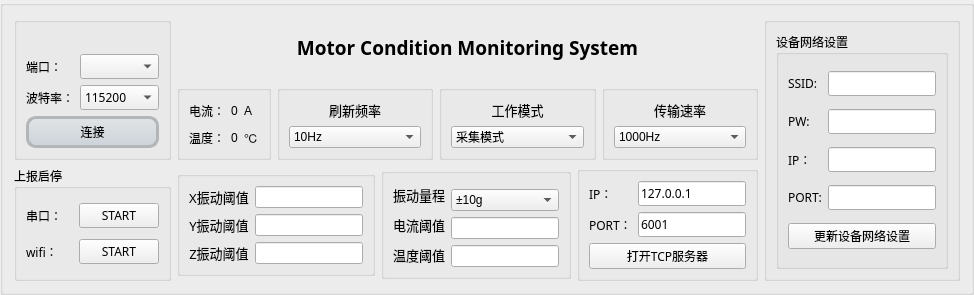
        <widget class="QGroupBox" name="groupBox_7">
         <property name="sizePolicy">
          <sizepolicy hsizetype="Preferred" vsizetype="Fixed">
           <horstretch>0</horstretch>
           <verstretch>0</verstretch>
          </sizepolicy>
         </property>
         <property name="title">
          <string/>
         </property>
         <layout class="QGridLayout" name="gridLayout_14">
          <item row="2" column="2" colspan="2">
           <layout class="QHBoxLayout" name="horizontalLayout_12">
            <item>
             <widget class="QGroupBox" name="groupBox_12">
              <property name="sizePolicy">
               <sizepolicy hsizetype="Preferred" vsizetype="Fixed">
                <horstretch>0</horstretch>
                <verstretch>0</verstretch>
               </sizepolicy>
              </property>
              <property name="title">
               <string/>
              </property>
              <layout class="QGridLayout" name="gridLayout_4">
               <item row="1" column="1">
                <layout class="QHBoxLayout" name="horizontalLayout_14">
                 <item>
                  <widget class="QLineEdit" name="lineEdit_shakelimit_y">
                   <property name="styleSheet">
                    <string notr="true"/>
                   </property>
                  </widget>
                 </item>
                </layout>
               </item>
               <item row="0" column="0" rowspan="3">
                <layout class="QVBoxLayout" name="verticalLayout_8">
                 <item>
                  <widget class="QLabel" name="label_46">
                   <property name="font">
                    <font>
                     <family>方正粗黑宋简体</family>
                     <pointsize>10</pointsize>
                    </font>
                   </property>
                   <property name="text">
                    <string>X振动阈值</string>
                   </property>
                   <property name="alignment">
                    <set>Qt::AlignCenter</set>
                   </property>
                  </widget>
                 </item>
                 <item>
                  <widget class="QLabel" name="label_49">
                   <property name="font">
                    <font>
                     <family>方正粗黑宋简体</family>
                     <pointsize>10</pointsize>
                    </font>
                   </property>
                   <property name="text">
                    <string>Y振动阈值</string>
                   </property>
                   <property name="alignment">
                    <set>Qt::AlignCenter</set>
                   </property>
                  </widget>
                 </item>
                 <item>
                  <widget class="QLabel" name="label_50">
                   <property name="font">
                    <font>
                     <family>方正粗黑宋简体</family>
                     <pointsize>10</pointsize>
                    </font>
                   </property>
                   <property name="text">
                    <string>Z振动阈值</string>
                   </property>
                   <property name="alignment">
                    <set>Qt::AlignCenter</set>
                   </property>
                  </widget>
                 </item>
                </layout>
               </item>
               <item row="0" column="1">
                <layout class="QHBoxLayout" name="horizontalLayout_13">
                 <item>
                  <widget class="QLineEdit" name="lineEdit_shakelimit_x">
                   <property name="styleSheet">
                    <string notr="true"/>
                   </property>
                  </widget>
                 </item>
                </layout>
               </item>
               <item row="2" column="1">
                <layout class="QHBoxLayout" name="horizontalLayout_15">
                 <item>
                  <widget class="QLineEdit" name="lineEdit_shakelimit_z">
                   <property name="styleSheet">
                    <string notr="true"/>
                   </property>
                  </widget>
                 </item>
                </layout>
               </item>
              </layout>
             </widget>
            </item>
            <item>
             <widget class="QGroupBox" name="groupBox_23">
              <property name="sizePolicy">
               <sizepolicy hsizetype="Preferred" vsizetype="Fixed">
                <horstretch>0</horstretch>
                <verstretch>0</verstretch>
               </sizepolicy>
              </property>
              <property name="title">
               <string/>
              </property>
              <layout class="QGridLayout" name="gridLayout">
               <item row="1" column="1">
                <widget class="QComboBox" name="comboBox_A_range">
                 <item>
                  <property name="text">
                   <string>±10g</string>
                  </property>
                 </item>
                 <item>
                  <property name="text">
                   <string>±20g</string>
                  </property>
                 </item>
                 <item>
                  <property name="text">
                   <string>±40g</string>
                  </property>
                 </item>
                </widget>
               </item>
               <item row="3" column="1">
                <layout class="QHBoxLayout" name="horizontalLayout_8">
                 <item>
                  <widget class="QLineEdit" name="lineEdit_15">
                   <property name="styleSheet">
                    <string notr="true"/>
                   </property>
                  </widget>
                 </item>
                </layout>
               </item>
               <item row="0" column="0" rowspan="4">
                <layout class="QVBoxLayout" name="verticalLayout_9">
                 <item>
                  <widget class="QLabel" name="label_51">
                   <property name="font">
                    <font>
                     <family>方正粗黑宋简体</family>
                     <pointsize>10</pointsize>
                    </font>
                   </property>
                   <property name="text">
                    <string>振动量程</string>
                   </property>
                   <property name="alignment">
                    <set>Qt::AlignCenter</set>
                   </property>
                  </widget>
                 </item>
                 <item>
                  <widget class="QLabel" name="label_20">
                   <property name="font">
                    <font>
                     <family>方正粗黑宋简体</family>
                     <pointsize>10</pointsize>
                    </font>
                   </property>
                   <property name="text">
                    <string>电流阈值</string>
                   </property>
                   <property name="alignment">
                    <set>Qt::AlignCenter</set>
                   </property>
                  </widget>
                 </item>
                 <item>
                  <widget class="QLabel" name="label_12">
                   <property name="font">
                    <font>
                     <family>方正粗黑宋简体</family>
                     <pointsize>10</pointsize>
                    </font>
                   </property>
                   <property name="text">
                    <string>温度阈值</string>
                   </property>
                   <property name="alignment">
                    <set>Qt::AlignCenter</set>
                   </property>
                  </widget>
                 </item>
                </layout>
               </item>
               <item row="2" column="1">
                <layout class="QHBoxLayout" name="horizontalLayout_7">
                 <item>
                  <widget class="QLineEdit" name="lineEdit_18">
                   <property name="styleSheet">
                    <string notr="true"/>
                   </property>
                  </widget>
                 </item>
                </layout>
               </item>
              </layout>
             </widget>
            </item>
            <item>
             <widget class="QGroupBox" name="groupBox_11">
              <property name="sizePolicy">
               <sizepolicy hsizetype="Fixed" vsizetype="Preferred">
                <horstretch>0</horstretch>
                <verstretch>0</verstretch>
               </sizepolicy>
              </property>
              <property name="font">
               <font>
                <family>方正粗黑宋简体</family>
               </font>
              </property>
              <property name="title">
               <string/>
              </property>
              <layout class="QGridLayout" name="gridLayout_7">
               <item row="0" column="1">
                <widget class="QLineEdit" name="lineEdit_server_ip">
                 <property name="text">
                  <string>127.0.0.1</string>
                 </property>
                </widget>
               </item>
               <item row="1" column="1">
                <widget class="QLineEdit" name="lineEdit_server_port">
                 <property name="sizePolicy">
                  <sizepolicy hsizetype="Preferred" vsizetype="Fixed">
                   <horstretch>0</horstretch>
                   <verstretch>0</verstretch>
                  </sizepolicy>
                 </property>
                 <property name="text">
                  <string>6001</string>
                 </property>
                </widget>
               </item>
               <item row="0" column="0">
                <widget class="QLabel" name="label_17">
                 <property name="text">
                  <string>IP：</string>
                 </property>
                </widget>
               </item>
               <item row="1" column="0">
                <widget class="QLabel" name="label_45">
                 <property name="text">
                  <string>PORT：</string>
                 </property>
                </widget>
               </item>
               <item row="2" column="0" colspan="2">
                <widget class="QPushButton" name="pushButton_tcp_server">
                 <property name="sizePolicy">
                  <sizepolicy hsizetype="Preferred" vsizetype="Fixed">
                   <horstretch>0</horstretch>
                   <verstretch>0</verstretch>
                  </sizepolicy>
                 </property>
                 <property name="font">
                  <font>
                   <family>方正粗黑宋简体</family>
                  </font>
                 </property>
                 <property name="styleSheet">
                  <string notr="true"/>
                 </property>
                 <property name="text">
                  <string>打开TCP服务器</string>
                 </property>
                </widget>
               </item>
              </layout>
             </widget>
            </item>
           </layout>
          </item>
          <item row="0" column="0" rowspan="2">
           <widget class="QGroupBox" name="groupBox_8">
            <property name="font">
             <font>
              <family>方正粗黑宋简体</family>
             </font>
            </property>
            <property name="title">
             <string/>
            </property>
            <layout class="QGridLayout" name="gridLayout_6">
             <item row="1" column="0">
              <widget class="QLabel" name="label_15">
               <property name="text">
                <string>端口：</string>
               </property>
              </widget>
             </item>
             <item row="0" column="0" colspan="2">
              <widget class="QLabel" name="label_9">
               <property name="sizePolicy">
                <sizepolicy hsizetype="Fixed" vsizetype="Preferred">
                 <horstretch>0</horstretch>
                 <verstretch>0</verstretch>
                </sizepolicy>
               </property>
               <property name="maximumSize">
                <size>
                 <width>60</width>
                 <height>20</height>
                </size>
               </property>
               <property name="text">
                <string/>
               </property>
               <property name="pixmap">
                <pixmap>logo.png</pixmap>
               </property>
               <property name="scaledContents">
                <bool>true</bool>
               </property>
              </widget>
             </item>
             <item row="1" column="1">
              <widget class="MyComboBox" name="comboBox_com"/>
             </item>
             <item row="2" column="0">
              <widget class="QLabel" name="label_16">
               <property name="text">
                <string>波特率：</string>
               </property>
              </widget>
             </item>
             <item row="2" column="1">
              <widget class="QComboBox" name="comboBox_bound">
               <property name="currentIndex">
                <number>7</number>
               </property>
               <item>
                <property name="text">
                 <string>1200</string>
                </property>
               </item>
               <item>
                <property name="text">
                 <string>2400</string>
                </property>
               </item>
               <item>
                <property name="text">
                 <string>4800</string>
                </property>
               </item>
               <item>
                <property name="text">
                 <string>9600</string>
                </property>
               </item>
               <item>
                <property name="text">
                 <string>19200</string>
                </property>
               </item>
               <item>
                <property name="text">
                 <string>38400</string>
                </property>
               </item>
               <item>
                <property name="text">
                 <string>57600</string>
                </property>
               </item>
               <item>
                <property name="text">
                 <string>115200</string>
                </property>
               </item>
               <item>
                <property name="text">
                 <string>230400</string>
                </property>
               </item>
               <item>
                <property name="text">
                 <string>460800</string>
                </property>
               </item>
               <item>
                <property name="text">
                 <string>921600</string>
                </property>
               </item>
               <item>
                <property name="text">
                 <string>2000000</string>
                </property>
               </item>
               <item>
                <property name="text">
                 <string>3000000</string>
                </property>
               </item>
              </widget>
             </item>
             <item row="3" column="0" colspan="2">
              <widget class="QPushButton" name="pushButton_connect">
               <property name="font">
                <font>
                 <family>方正粗黑宋简体</family>
                </font>
               </property>
               <property name="styleSheet">
                <string notr="true">QPushButton {
    border:3px solid #B2B6B9;
	color:#000000;
    padding: 4px;
    min-width: 65px;
    min-height: 12px;
	border-radius:10px;
background:qlineargradient(spread:pad,x1:0,y1:0,x2:0,y2:1,stop:0 #E1E4E6,stop:1 #CCD3D9);
}

QPushButton:hover {
    background-color: #333333;
    border-color: #444444;
}

QPushButton:pressed {
    background-color: #111111;
    border-color: #333333;
    color: yellow;
}

QPushButton:disabled {
    color: #333333;
}</string>
               </property>
               <property name="text">
                <string>连接</string>
               </property>
              </widget>
             </item>
            </layout>
           </widget>
          </item>
          <item row="0" column="2" colspan="2">
           <widget class="QLabel" name="label_5">
            <property name="font">
             <font>
              <family>方正粗黑宋简体</family>
              <pointsize>11</pointsize>
             </font>
            </property>
            <property name="text">
             <string>&lt;html&gt;&lt;head/&gt;&lt;body&gt;&lt;p&gt;&lt;span style=&quot; font-size:14pt; font-weight:600;&quot;&gt;Motor Condition Monitoring System&lt;/span&gt;&lt;/p&gt;&lt;/body&gt;&lt;/html&gt;</string>
            </property>
            <property name="alignment">
             <set>Qt::AlignCenter</set>
            </property>
           </widget>
          </item>
          <item row="1" column="2" colspan="2">
           <layout class="QHBoxLayout" name="horizontalLayout_6">
            <item>
             <widget class="QGroupBox" name="groupBox">
              <property name="title">
               <string/>
              </property>
              <layout class="QGridLayout" name="gridLayout_12">
               <item row="1" column="1">
                <widget class="QLabel" name="label_tempe">
                 <property name="text">
                  <string>0</string>
                 </property>
                </widget>
               </item>
               <item row="1" column="0">
                <widget class="QLabel" name="label_38">
                 <property name="text">
                  <string>温度：</string>
                 </property>
                </widget>
               </item>
               <item row="0" column="0">
                <widget class="QLabel" name="label_37">
                 <property name="text">
                  <string>电流：</string>
                 </property>
                </widget>
               </item>
               <item row="0" column="1">
                <widget class="QLabel" name="label_current">
                 <property name="text">
                  <string>0</string>
                 </property>
                </widget>
               </item>
               <item row="1" column="2">
                <widget class="QLabel" name="label_42">
                 <property name="text">
                  <string>℃</string>
                 </property>
                </widget>
               </item>
               <item row="0" column="2">
                <widget class="QLabel" name="label_41">
                 <property name="text">
                  <string>A</string>
                 </property>
                </widget>
               </item>
              </layout>
             </widget>
            </item>
            <item>
             <widget class="QGroupBox" name="groupBox_5">
              <property name="sizePolicy">
               <sizepolicy hsizetype="Expanding" vsizetype="Fixed">
                <horstretch>0</horstretch>
                <verstretch>0</verstretch>
               </sizepolicy>
              </property>
              <property name="title">
               <string/>
              </property>
              <layout class="QVBoxLayout" name="verticalLayout_5">
               <item>
                <widget class="QLabel" name="label_10">
                 <property name="font">
                  <font>
                   <family>方正粗黑宋简体</family>
                   <pointsize>10</pointsize>
                  </font>
                 </property>
                 <property name="text">
                  <string>刷新频率</string>
                 </property>
                 <property name="alignment">
                  <set>Qt::AlignCenter</set>
                 </property>
                </widget>
               </item>
               <item>
                <widget class="QComboBox" name="comboBox_fresh_frequency">
                 <property name="currentIndex">
                  <number>0</number>
                 </property>
                 <item>
                  <property name="text">
                   <string>10Hz</string>
                  </property>
                 </item>
                 <item>
                  <property name="text">
                   <string>20Hz</string>
                  </property>
                 </item>
                 <item>
                  <property name="text">
                   <string>30Hz</string>
                  </property>
                 </item>
                 <item>
                  <property name="text">
                   <string>40Hz</string>
                  </property>
                 </item>
                 <item>
                  <property name="text">
                   <string>50Hz</string>
                  </property>
                 </item>
                 <item>
                  <property name="text">
                   <string>60Hz</string>
                  </property>
                 </item>
                </widget>
               </item>
              </layout>
             </widget>
            </item>
            <item>
             <widget class="QGroupBox" name="groupBox_6">
              <property name="sizePolicy">
               <sizepolicy hsizetype="Expanding" vsizetype="Fixed">
                <horstretch>0</horstretch>
                <verstretch>0</verstretch>
               </sizepolicy>
              </property>
              <property name="title">
               <string/>
              </property>
              <layout class="QGridLayout" name="gridLayout_11">
               <item row="0" column="0">
                <widget class="QLabel" name="label_11">
                 <property name="font">
                  <font>
                   <family>方正粗黑宋简体</family>
                   <pointsize>10</pointsize>
                  </font>
                 </property>
                 <property name="text">
                  <string>工作模式</string>
                 </property>
                 <property name="alignment">
                  <set>Qt::AlignCenter</set>
                 </property>
                </widget>
               </item>
               <item row="1" column="0">
                <widget class="QComboBox" name="comboBox_work_mode">
                 <item>
                  <property name="text">
                   <string>采集模式</string>
                  </property>
                 </item>
                 <item>
                  <property name="text">
                   <string>自动监控模式</string>
                  </property>
                 </item>
                </widget>
               </item>
              </layout>
             </widget>
            </item>
            <item>
             <widget class="QGroupBox" name="groupBox_3">
              <property name="sizePolicy">
               <sizepolicy hsizetype="Expanding" vsizetype="Fixed">
                <horstretch>0</horstretch>
                <verstretch>0</verstretch>
               </sizepolicy>
              </property>
              <property name="title">
               <string/>
              </property>
              <layout class="QVBoxLayout" name="verticalLayout_3">
               <item>
                <widget class="QLabel" name="label_8">
                 <property name="font">
                  <font>
                   <family>方正粗黑宋简体</family>
                   <pointsize>10</pointsize>
                  </font>
                 </property>
                 <property name="text">
                  <string>传输速率</string>
                 </property>
                 <property name="alignment">
                  <set>Qt::AlignCenter</set>
                 </property>
                </widget>
               </item>
               <item>
                <widget class="QComboBox" name="comboBox_tran_frequency">
                 <item>
                  <property name="text">
                   <string>1000Hz</string>
                  </property>
                 </item>
                 <item>
                  <property name="text">
                   <string>500Hz</string>
                  </property>
                 </item>
                 <item>
                  <property name="text">
                   <string>250Hz</string>
                  </property>
                 </item>
                 <item>
                  <property name="text">
                   <string>125Hz</string>
                  </property>
                 </item>
                 <item>
                  <property name="text">
                   <string>62.5Hz</string>
                  </property>
                 </item>
                 <item>
                  <property name="text">
                   <string>31.25Hz</string>
                  </property>
                 </item>
                 <item>
                  <property name="text">
                   <string>15.625Hz</string>
                  </property>
                 </item>
                 <item>
                  <property name="text">
                   <string>7.813Hz</string>
                  </property>
                 </item>
                 <item>
                  <property name="text">
                   <string>3.906Hz</string>
                  </property>
                 </item>
                 <item>
                  <property name="text">
                   <string>1.953Hz</string>
                  </property>
                 </item>
                 <item>
                  <property name="text">
                   <string>0.977Hz</string>
                  </property>
                 </item>
                </widget>
               </item>
              </layout>
             </widget>
            </item>
           </layout>
          </item>
          <item row="0" column="4" rowspan="3">
           <layout class="QVBoxLayout" name="verticalLayout_14">
            <item>
             <widget class="QGroupBox" name="groupBox_4">
              <property name="sizePolicy">
               <sizepolicy hsizetype="Preferred" vsizetype="Preferred">
                <horstretch>0</horstretch>
                <verstretch>0</verstretch>
               </sizepolicy>
              </property>
              <property name="title">
               <string/>
              </property>
              <layout class="QGridLayout" name="gridLayout_17">
               <item row="1" column="0">
                <widget class="QGroupBox" name="groupBox_9">
                 <property name="sizePolicy">
                  <sizepolicy hsizetype="Fixed" vsizetype="Preferred">
                   <horstretch>0</horstretch>
                   <verstretch>0</verstretch>
                  </sizepolicy>
                 </property>
                 <property name="font">
                  <font>
                   <family>方正粗黑宋简体</family>
                  </font>
                 </property>
                 <property name="title">
                  <string>设备网络设置</string>
                 </property>
                 <layout class="QGridLayout" name="gridLayout_13">
                  <item row="5" column="0" colspan="2">
                   <widget class="QPushButton" name="pushButton_4">
                    <property name="text">
                     <string>更新设备网络设置</string>
                    </property>
                   </widget>
                  </item>
                  <item row="3" column="0">
                   <widget class="QLabel" name="label_43">
                    <property name="text">
                     <string>IP：   </string>
                    </property>
                   </widget>
                  </item>
                  <item row="3" column="1">
                   <widget class="QLineEdit" name="lineEdit_IP"/>
                  </item>
                  <item row="1" column="1">
                   <widget class="QLineEdit" name="lineEdit_SSID"/>
                  </item>
                  <item row="1" column="0">
                   <widget class="QLabel" name="label_18">
                    <property name="text">
                     <string>SSID:</string>
                    </property>
                   </widget>
                  </item>
                  <item row="2" column="1">
                   <widget class="QLineEdit" name="lineEdit_PASS"/>
                  </item>
                  <item row="4" column="1">
                   <widget class="QLineEdit" name="lineEdit_PORT"/>
                  </item>
                  <item row="4" column="0">
                   <widget class="QLabel" name="label_44">
                    <property name="text">
                     <string>PORT:</string>
                    </property>
                   </widget>
                  </item>
                  <item row="2" column="0">
                   <widget class="QLabel" name="label_40">
                    <property name="text">
                     <string>PW:</string>
                    </property>
                   </widget>
                  </item>
                 </layout>
                </widget>
               </item>
              </layout>
             </widget>
            </item>
           </layout>
          </item>
          <item row="2" column="0">
           <widget class="QGroupBox" name="groupBox_13">
            <property name="sizePolicy">
             <sizepolicy hsizetype="Preferred" vsizetype="Preferred">
              <horstretch>0</horstretch>
              <verstretch>0</verstretch>
             </sizepolicy>
            </property>
            <property name="font">
             <font>
              <family>方正粗黑宋简体</family>
             </font>
            </property>
            <property name="title">
             <string>上报启停</string>
            </property>
            <layout class="QGridLayout" name="gridLayout_18">
             <item row="0" column="0">
              <widget class="QLabel" name="label_47">
               <property name="text">
                <string>串口：</string>
               </property>
              </widget>
             </item>
             <item row="0" column="1">
              <widget class="QPushButton" name="pushButton_upstop">
               <property name="sizePolicy">
                <sizepolicy hsizetype="Minimum" vsizetype="Fixed">
                 <horstretch>0</horstretch>
                 <verstretch>0</verstretch>
                </sizepolicy>
               </property>
               <property name="font">
                <font>
                 <family>方正粗黑宋简体</family>
                </font>
               </property>
               <property name="styleSheet">
                <string notr="true"/>
               </property>
               <property name="text">
                <string>START</string>
               </property>
               <property name="autoDefault">
                <bool>false</bool>
               </property>
               <property name="default">
                <bool>false</bool>
               </property>
               <property name="flat">
                <bool>false</bool>
               </property>
              </widget>
             </item>
             <item row="1" column="0">
              <widget class="QLabel" name="label_48">
               <property name="text">
                <string>wifi：</string>
               </property>
              </widget>
             </item>
             <item row="1" column="1">
              <widget class="QPushButton" name="pushButton_tcp_up">
               <property name="font">
                <font>
                 <family>方正粗黑宋简体</family>
                </font>
               </property>
               <property name="styleSheet">
                <string notr="true"/>
               </property>
               <property name="text">
                <string>START</string>
               </property>
              </widget>
             </item>
            </layout>
           </widget>
          </item>
         </layout>
        </widget>
